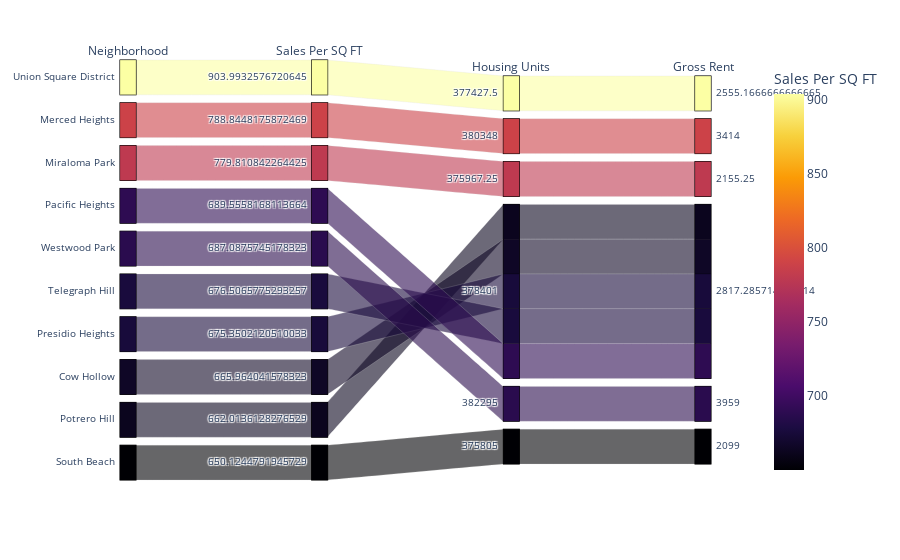

Notebook code for this chart:
### Code cell
# Parallel Categories Plot
parallel_categories = housing_data_index.sort_values(["neighborhood", "sale_price_sqr_foot", "housing_units", "gross_rent"])

px.parallel_categories(
    housing_data_index.iloc[:10],
    dimensions=["neighborhood", "sale_price_sqr_foot", "housing_units", "gross_rent"],
    color="sale_price_sqr_foot",
    color_continuous_scale=px.colors.sequential.Inferno,
    labels={
        "neighborhood": "Neighborhood",
        "sale_price_sqr_foot": "Sales Per SQ FT",
        "housing_units": "Housing Units",
        "gross_rent": "Gross Rent"
        
    },
)

### Figure 1 — Plotly figure (JSON) as saved in the notebook; plotly's stock layout.template omitted (floating-point values rounded to 4 significant figures)
{"data": [{"dimensions": [{"label": "Neighborhood", "values": ["Union Square District", "Merced Heights", "Miraloma Park", "Pacific Heights", "Westwood Park", "Telegraph Hill", "Presidio Heights", "Cow Hollow", "Potrero Hill", "South Beach"]}, {"label": "Sales Per SQ FT", "values": [904.0, 788.8, 779.8, 689.6, 687.1, 676.5, 675.4, 666.0, 662.0, 650.1]}, {"label": "Housing Units", "values": [377400.0, 380348, 376000.0, 378401, 382295, 378401, 378401, 378401, 378401, 375805]}, {"label": "Gross Rent", "values": [2555.0, 3414, 2155.0, 2817.0, 3959, 2817.0, 2817.0, 2817.0, 2817.0, 2099]}], "domain": {"x": [0, 1], "y": [0, 1]}, "line": {"color": [904.0, 788.8, 779.8, 689.6, 687.1, 676.5, 675.4, 666.0, 662.0, 650.1], "coloraxis": "coloraxis"}, "name": "", "type": "parcats"}], "layout": {"autosize": true, "coloraxis": {"colorbar": {"title": {"text": "Sales Per SQ FT"}}, "colorscale": [[0, "#000004"], [0.1111, "#1b0c41"], [0.2222, "#4a0c6b"], [0.3333, "#781c6d"], [0.4444, "#a52c60"], [0.5556, "#cf4446"], [0.6667, "#ed6925"], [0.7778, "#fb9b06"], [0.8889, "#f7d13d"], [1, "#fcffa4"]]}, "legend": {"tracegroupgap": 0}, "margin": {"t": 60}}}
